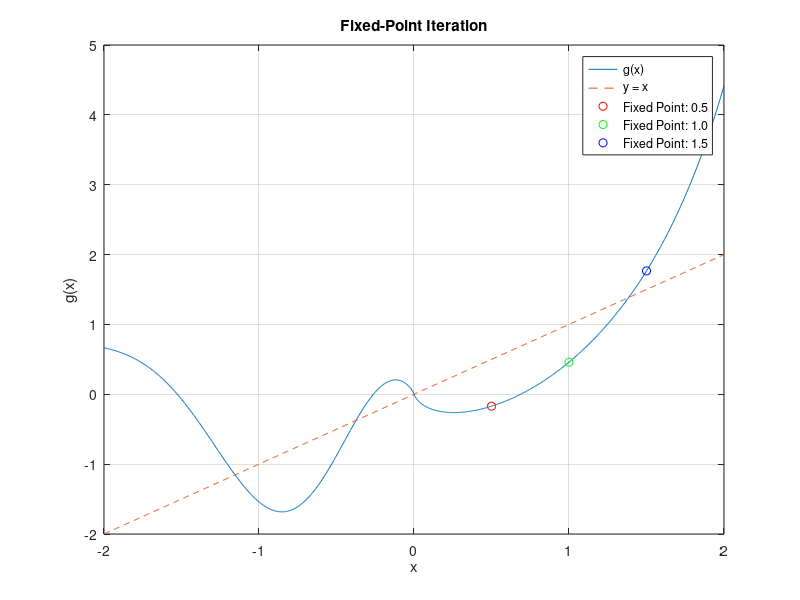

Reproduce this figure in MATLAB.
% The main function of our program
function main()

    clc; clear;

    % Main Area for Input
    g = @(x) x.^x - cos(x); % equation

    % Try different initial approximations
    initial_approximations = [0.5, 1.0, 1.5];

    % Define colors for each fixed point
    colors = ['r', 'g', 'b'];

    for i = 1:length(initial_approximations)
        p = initial_approximations(i);
        TOL = 1e-4; % tolerance
        N = 50;                   % max num of iterations

        % Function calling
        fixed_point_iteration(g, p, TOL, N, colors(i));
    end

    % Plot the function and y=x line
    x_vals = linspace(-2, 2, 1000);
    y_vals = g(x_vals);

    figure;
    plot(x_vals, y_vals, 'DisplayName', 'g(x)');
    hold on;
    plot(x_vals, x_vals, '--', 'DisplayName', 'y = x');

    % Highlight fixed points with distinct colors
    for i = 1:length(initial_approximations)
        p = initial_approximations(i);
        color = colors(i);
        plot(p, g(p), [color 'o'], 'DisplayName', sprintf('Fixed Point: %.1f', p));
    end

    xlabel('x');
    ylabel('g(x)');
    title('Fixed-Point Iteration');
    legend('Location', 'northeast');
    grid on;
    hold off;

end

% The Function implemented for Fix-Point Iteration
function fixed_point_iteration(g, p, TOL, N, color)

    success = false;
    fprintf('fixed-point method\n');

    % Step 1
    i = 1;

    % Step 2
    while i <= N

        % Step 3
        P = g(p);

        % Step 4
        if abs(P - p) < TOL
            fprintf('\nProcedure completed successfully. Root: %.10f\n', p);

            success = true;
            return;
        end

        % Step 5
        i = i + 1;

        % Step 6
        p = P;
    end

    % Step 7 - if not success
    if ~success
        fprintf('\nMethod failed after %d iterations\n', N);
        fprintf('The procedure was unsuccessful.\n');
    end
end

